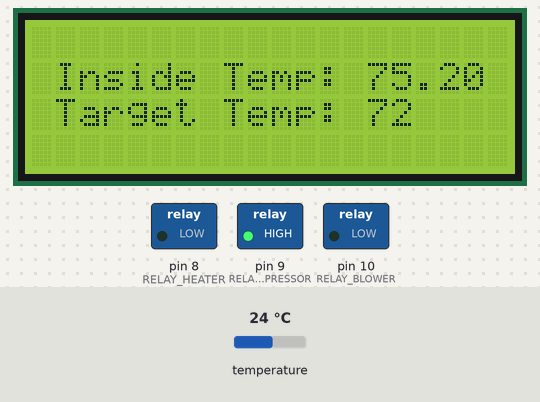
The sketch below on a simulated Arduino Uno, built with avr-gcc and run on an emulated ATmega328P. Shown: 20×4 character LCD, switched loads named in the sketch (green lamp = pin HIGH). Inputs (shaded band) come from the test bench; at power-on: temperature 24 °C. What the sketch prints to the serial monitor is not drawn.

Above: at 3.2 s.
3.3 s: temperature set to 22.7 °C
At 4.5 s:
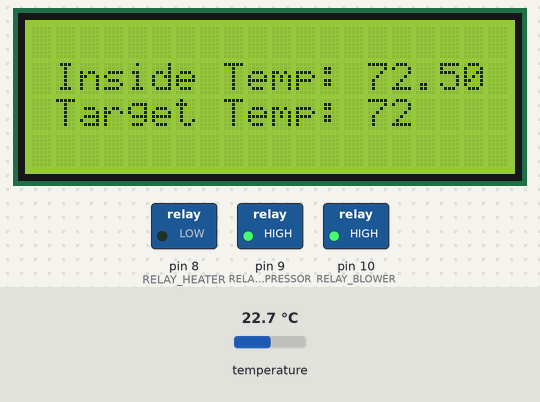
4.8 s: temperature set to 21.9 °C
At 5.4 s:
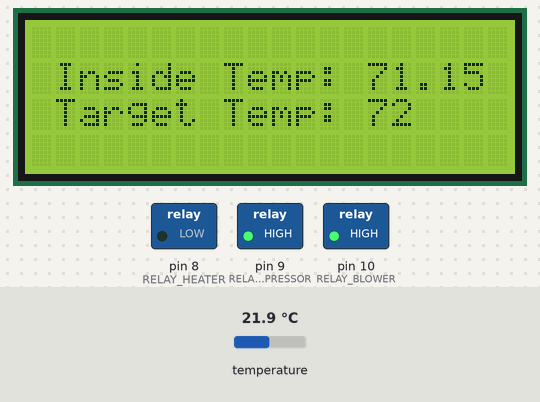
6.4 s: temperature set to 20.5 °C
At 7.0 s:
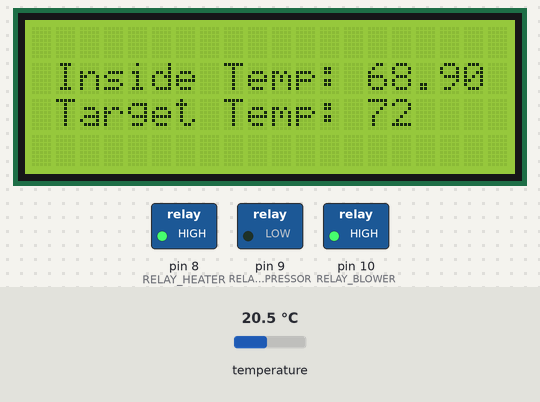
Timing chart, 0 to 9.4 s (numbered marks = the images above; inputs shaded):
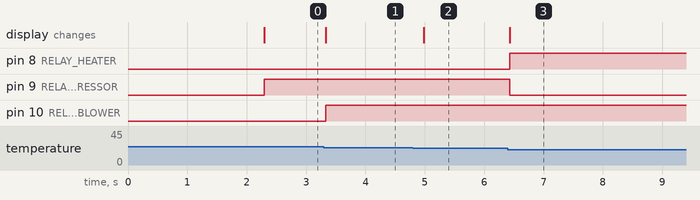

Measured:
- the behaviour switches between 23.5 and 23.4 °C on temperature (found by bisection; images 0 and 1)
- the behaviour switches between 21.3 and 21.2 °C on temperature (found by bisection; images 2 and 3)
- after the input at 3.3 s, pin 10 (RELAY_BLOWER): LOW → HIGH at once; the display: changes at once (image 1)
- after the input at 4.8 s, the display: changes after 0.19 s (image 2)
- after the input at 6.4 s, pin 8 (RELAY_HEATER): LOW → HIGH at once; pin 9 (RELAY_COMPRESSOR): HIGH → LOW at once; the display: changes at once (image 3)

The sketch:

Thermostat.ino
```cpp
/*
   For use with a 20x4 LCD
*/

#include <LiquidCrystal.h>
#include <DallasTemperature.h>
#include <OneWire.h>
#include "temperature.h"

#define RELAY_HEATER 8
#define RELAY_COMPRESSOR 9
#define RELAY_BLOWER 10

LiquidCrystal lcd(12, 11, 5, 4, 3, 2);
int temperatureGoal = 72;
boolean blowerState;

void setup() {
  pinMode(RELAY_HEATER, OUTPUT);
  pinMode(RELAY_COMPRESSOR, OUTPUT);
  pinMode(RELAY_BLOWER, OUTPUT);

  Serial.begin(9600);
  Serial.println("Setup...");
  initThermometer();
  lcd.begin(20, 4);/*
  lcd.setCursor(1, 0);
  lcd.print(" === == == == === ");
  lcd.setCursor(1, 1);
  lcd.print(": I'M A REAL BOY :");
  lcd.setCursor(1, 2);
  lcd.print(": YOUNG COCONUTS :");
  lcd.setCursor(1, 3);
  lcd.print(" === == == == === ");
  */
  delay(2000);

  Serial.println("");
}

void loop() {
  checkTemperature();
  receiveFromSerial();

}

void checkTemperature() {
  requestTempertures();
  // Display current temperature on LCD
  lcd.setCursor(1,1);
  lcd.print("Inside Temp: ");
  //lcd.setCursor(1,2);
  float temp = getTempF();
  lcd.print(temp);
  lcd.setCursor(1,2);
  lcd.print("Target Temp: ");
  lcd.print(temperatureGoal);
  //lcd.print("F");

  // If is too cold, activate the heater
  if (int(temp) < (temperatureGoal - 2)) {
    activateHeaterCompressor(RELAY_HEATER);
  }

  // If is too hot, activate the compressor
  if (int(temp) > (temperatureGoal + 2)) {
    activateHeaterCompressor(RELAY_COMPRESSOR);
  }

  // If it is normal, turn off the  blower
  if (int(temp) < (temperatureGoal + 2)
   && int(temp) > (temperatureGoal - 2)) {
     toggleBlower(false);
   }
}

// Gets any messages from serial
void receiveFromSerial() {
  while (Serial.available() > 0) {
    // Read one byte from serial buffer
    byte receivedData = Serial.read();
    //int receivedData = Serial.parseInt();
    // Process anything received
    processSerialInput(receivedData);
  }
}

// Does basic activity based on the input from serial
void processSerialInput(int serialInput) {
  String message;

  if (serialInput < 0 || serialInput > 4) {
    return;
  } else if (serialInput == 0) {      // TEMPERATURE_INCREASE
    temperatureGoal++;
  } else if (serialInput == 1) {      // TEMPERATURE_DECREASE
    temperatureGoal--;
  } else if (serialInput == 2) {      // TEMPERATURE_GOAL
    message = String(temperatureGoal);
    Serial.println(message);
  } else if (serialInput == 3) {      // TEMPERATURE_CURRENT
    float bigger = getTempF() * 100;
    int integerified = int(bigger);
    message = String(integerified);
    Serial.println(message);
  } else if (serialInput == 4) {      // TEMPERATURE_BLOWER
    if (blowerState) {
      Serial.println("on");
    } else {
      Serial.println("off");
    }
  }
}

// Turns the blower either off or on
void toggleBlower(boolean state) {
  if (!state) {
    digitalWrite(RELAY_BLOWER, HIGH);
  } else {
    digitalWrite(RELAY_BLOWER, LOW);
  }

  blowerState = state;
}

// Turns (heater | compressor) (on | off)
void activateHeaterCompressor(int relayPin) {
  if (relayPin != RELAY_HEATER         // If pin is not for this
  && relayPin != RELAY_COMPRESSOR) {
    return;
  }

  deactivateHeaterCompressor();
  digitalWrite(relayPin, HIGH);
}

// Turns off heater & compressor
void deactivateHeaterCompressor () {
  digitalWrite(RELAY_HEATER, LOW);
  digitalWrite(RELAY_COMPRESSOR, LOW);
}
```

temperature.cpp
```cpp
#include <OneWire.h>

#include <DallasTemperature.h>

#include "Arduino.h"
#include "temperature.h"

OneWire oneWire(ONE_WIRE_BUS);

DallasTemperature sensors(&oneWire);

DeviceAddress insideThermometer;

void initThermometer() {
        sensors.begin();
	if (!sensors.getAddress(insideThermometer, 0)) Serial.println("Unable to find thermometer, check your connections.");
	sensors.setResolution(insideThermometer, 10);
}

void requestTempertures() {
  sensors.requestTemperatures();
}

float getTempC() {
	return sensors.getTempC(insideThermometer);
}

float getTempF() {
	return DallasTemperature::toFahrenheit(getTempC());
}
```

temperature.h
```cpp
#ifndef TEMPERTURE_H_
#define TEMPERTURE_H_

#define ONE_WIRE_BUS 6

void initThermometer();
void requestTempertures();
float getTempC();
float getTempF();

#endif
```
